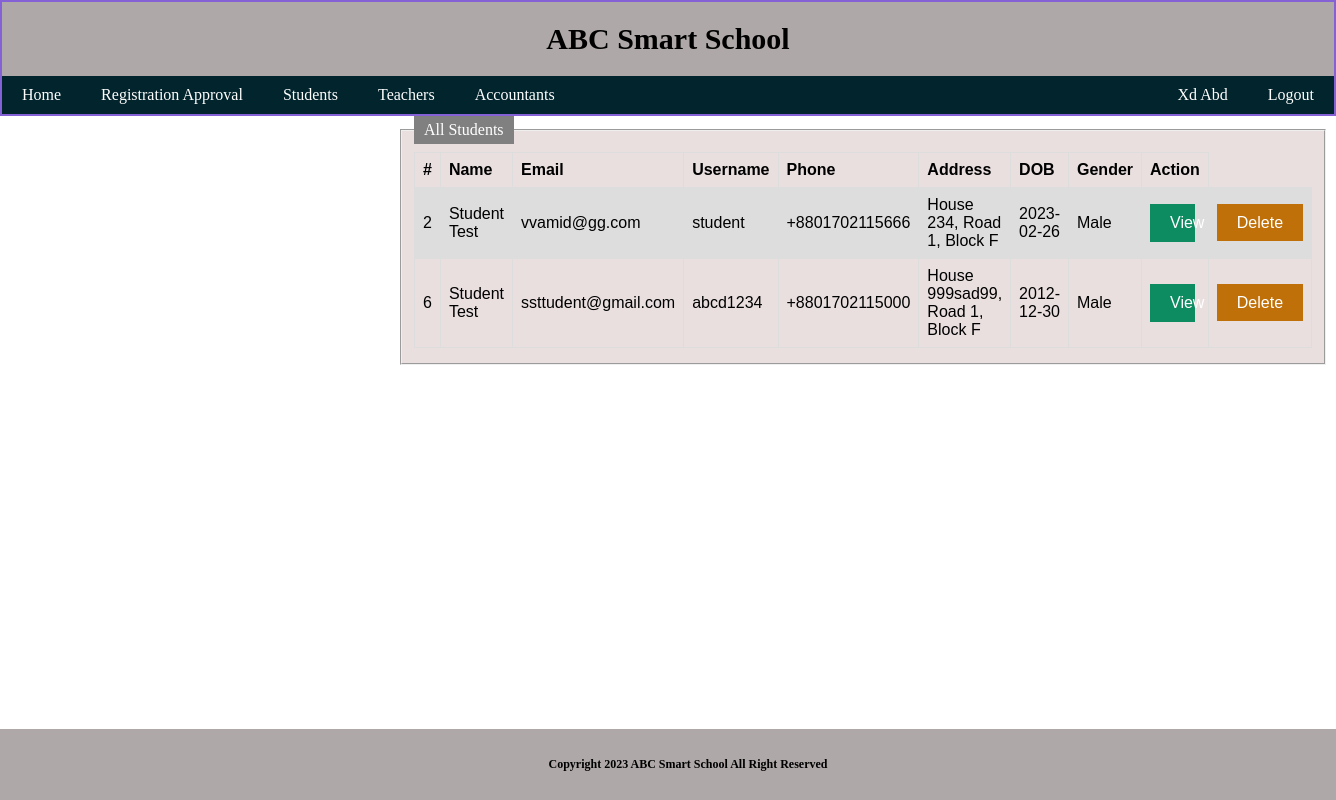
The page /Project/View/pages/Students.php (signed in) on the database its author committed.
### tables this page shows
CREATE TABLE `users` (
  `id` int(11) NOT NULL,
  `Name` text NOT NULL,
  `Email` varchar(255) NOT NULL,
  `Username` varchar(100) NOT NULL,
  `Password` varchar(255) NOT NULL,
  `Phone` text NOT NULL,
  `Address` varchar(255) NOT NULL,
  `DOB` text NOT NULL,
  `Gender` text NOT NULL,
  `User_Type` text NOT NULL,
  `File_Path` varchar(500) NOT NULL,
  `Validation` text NOT NULL
);

### Project/model/DatabaseConnection.php (called while the page is built, shortened)
<?php
class DatabaseConnection{
function ShowSpecificUsers($conn,$table,$usertype)
{
    $result = $conn->query("SELECT `id`, `Name`, `Email`, `Username`, `Phone`, `Address`, `DOB`, `Gender`, `File_Path` FROM ". $table." WHERE User_Type='".$usertype."'");
    return $result;
}
}

### Project/View/pages/Students.php (the view, shortened to what this page needs)
<!DOCTYPE html>
<html>
<head>
</head>
<body>
    <?php
    include('../layout/Header.php');
    ?>
    <fieldset>
        <legend>All Students</legend>
        <?php
        include "../../model/DatabaseConnection.php";
        $connection = new DatabaseConnection();
        $conobj = $connection->OpenCon();
        $users = $connection->ShowSpecificUsers($conobj, "users", "student");
        if ($users->num_rows > 0) { ?>
            <table>
                <tr>
                    <th>#</th>
                    <th>Name</th>
                    <th>Email</th>
                    <th>Username</th>
                    <th>Phone</th>
                    <th>Address</th>
                    <th>DOB</th>
                    <th>Gender</th>
                    <th>Action</th>
                </tr>
                <?php
                while ($row = $users->fetch_assoc()) { ?>
                    <tr>
                        <td><?php echo $row['id'] ?></td>
                        <td><?php echo $row['Name'] ?></td>
                        <td><?php echo $row['Email'] ?></td>
                        <td><?php echo $row['Username'] ?></td>
                        <td><?php echo $row['Phone'] ?></td>
                        <td><?php echo $row['Address'] ?></td>
                        <td><?php echo $row['DOB'] ?></td>
                        <td><?php echo $row['Gender'] ?></td>
                        <td><a class='button' href='./ProfileView.php?id=<?php echo $row['id'] ?>'>View</a></td>
                        <td><a class='button1' href='../../Controller/DeleteUser.php?id=<?php echo $row['id'] ?>'>Delete</a></td>
                    </tr>
                <?php
                } ?>
            </table>
        <?php
        }
        ?>
    </fieldset>
    <br>
    <?php
    include('../layout/Footer.php');
    ?>
</body>
</html>

### Project/css/Mainpage.css (style rules this page uses)
body { margin:0; padding: 0; background: url(background.jpg) no-repeat; background-size: cover; background-attachment: fixed; }
a.button:link, a.button:visited { text-decoration: none; background-color: rgb(125, 31, 168); color: white; padding: 15px 85px; text-align: center; text-decoration: none; display: inline-block; }

### Project/css/design.css (style rules this page uses)
body { margin:0; padding: 0; background: url(background2.jpg) no-repeat; background-size: cover; }
a.button:link, a.button:visited { text-decoration: none; background-color: rgb(13, 139, 97); color: white; padding: 10px 20px; width: 5px; }
a.button1:link, a.button1:visited { text-decoration: none; background-color: rgb(192, 112, 8); color: white; padding: 10px 20px; width: 5px; }
fieldset { background-color: #e9dfdf; display: block; margin-left: 400px; margin-right: 400px; padding-top: 0.5em; padding-bottom: 0.9em; }
legend { background-color: gray; color: white; padding: 5px 10px; }
table { font-family: arial, sans-serif; border-collapse: collapse; width: 100%; }
td, th { border: 1px solid #dddddd; text-align: left; padding: 8px; }
tr:nth-child(even) { background-color: #dddddd; }

### rows shown on the page
users: id "2", Name "Student Test", Email "vvamid@gg.com", Username "student", Phone "+8801702115666", Address "House 234, Road 1, Block F", DOB "2023-02-26", Gender "Male"
users: id "6", Name "Student Test", Email "ssttudent@gmail.com", Username "abcd1234", Phone "+8801702115000", Address "House 999sad99, Road 1, Block F", DOB "2012-12-30", Gender "Male"

### other values the page prints
$_SESSION['Name'] "Xd Abd"
